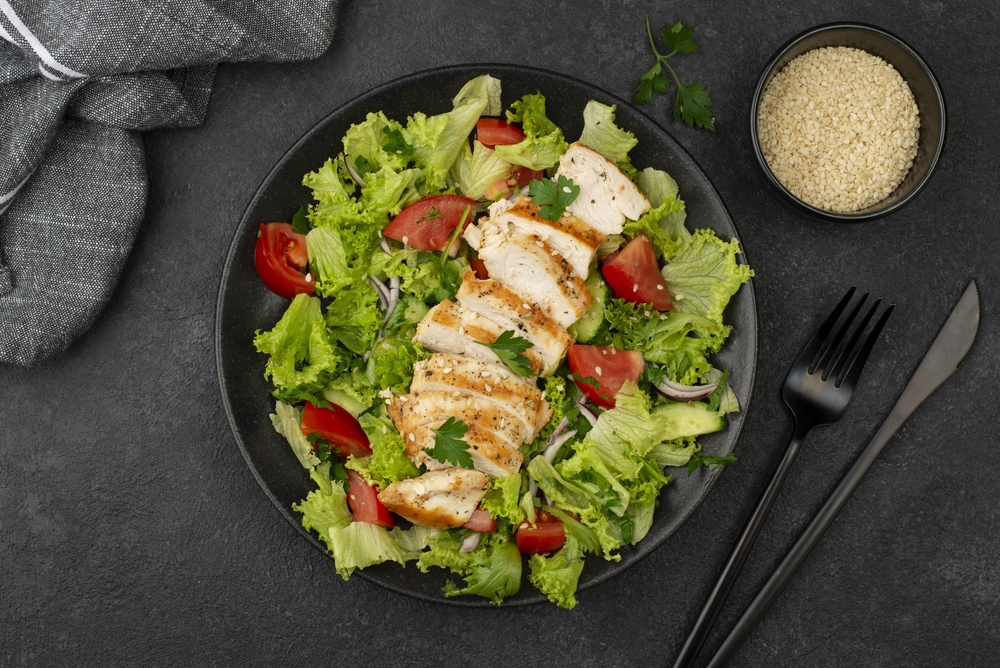
#> input picture 6.week/flat-lay-salad-with-chicken-sesame-seeds.jpg, 1000 x 668 px, shrunk from 5722 x 3820 before the run
$ python smooth.py
#> lines starting #> are read from the running program, lines starting #| are printed output that depends on the picture
import cv2
import numpy as np

path = r'flat-lay-salad-with-chicken-sesame-seeds.jpg'

img= cv2.imread(path)
#> img is the input picture: shape (668, 1000, 3); mean B, G, R 57.9, 80.2, 84.7

im1 = cv2.blur(img,(5,5))
im2= cv2.boxFilter(img,-1,(2,2),normalize=True)

cv2.imshow('image',np.hstack((im1,im2)))
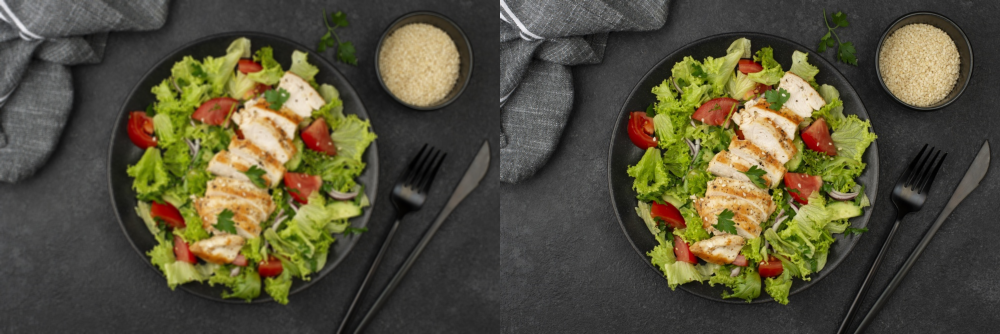
#> window 'image': shape (668, 2000, 3) (shown at 1/2 size); mean B, G, R 58.1, 80.4, 84.9
cv2.waitKey(0)
cv2.destroyAllWindows()
cv2.waitKey(1)
